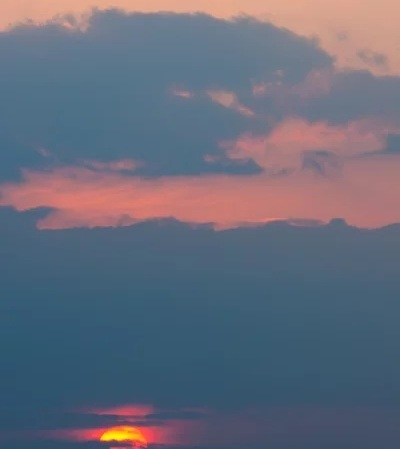
%> input picture Matlab/Figure/Color/色卡生成器/test.jpg, 400 x 449 px
$ octave --eval "demo;"   (GNU Octave 9; MATLAB toolbox functions it lacks are replaced by stand-ins)
%> lines starting %> are read from the running program, lines starting %| are printed output that depends on the picture
function demo
oriPic=imread('test.jpg');
%> oriPic is the input picture: size 449x400x3 uint8; mean R, G, B 102.3, 107.3, 123.4
colorNum=8;


Rchannel=oriPic(:,:,1);
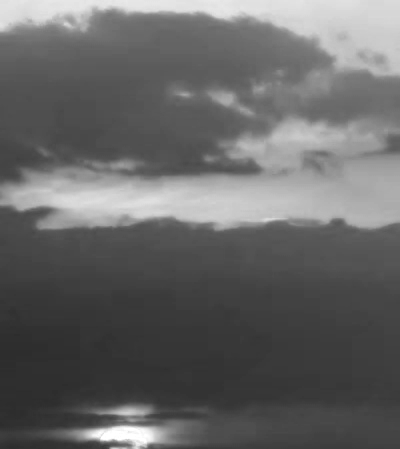
%> Rchannel: size 449x400 uint8; min 44, max 255, mean 102.3
Gchannel=oriPic(:,:,2);
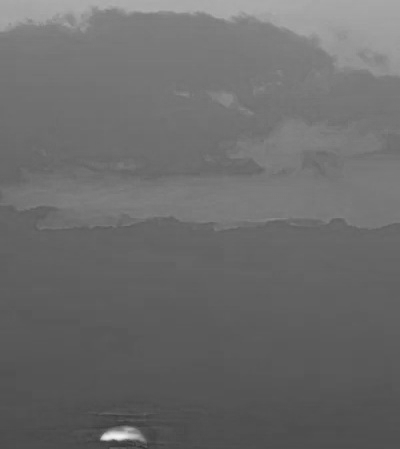
%> Gchannel: size 449x400 uint8; min 48, max 245, mean 107.3
Bchannel=oriPic(:,:,3);
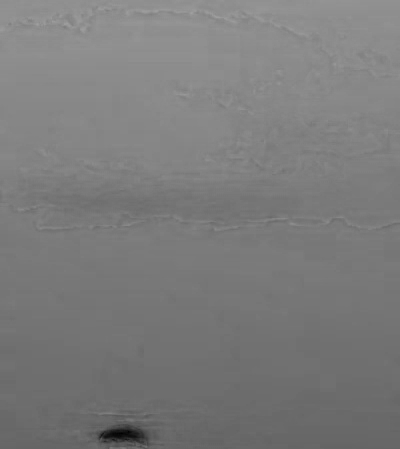
%> Bchannel: size 449x400 uint8; min 0, max 160, mean 123.4
RGBList=double([Rchannel(:),Gchannel(:),Bchannel(:)]);
[index,C]=kmeans(RGBList,colorNum,'Distance','sqeuclidean','MaxIter',1000,'Display','iter');
%> C = [59.07 87.57 111.7; 80.43 103.7 125.6; 200.9 118.9 115.8; 212.9 161.9 143.1; 133 115.4 129.6; 169.4 123.1 126.9; 101.9 119.2 138.4; 249.5 167.6 35.4]

hold on
grid on
STR=[];
C=round(C);
%> C = [59 88 112; 80 104 126; 201 119 116; 213 162 143; 133 115 130; 169 123 127; 102 119 138; 249 168 35]
for i=1:colorNum
    scatter3(RGBList(index==i,1),RGBList(index==i,2),RGBList(index==i,3),...
        'filled','CData',C(i,:)./255);
    STR{i}=[num2str(C(i,1)),' ',num2str(C(i,2)),' ',num2str(C(i,3))];
end
%> after the loop, STR = {'59 88 112', '80 104 126', '201 119 116', '213 162 143', '133 115 130', '169 123 127', '102 119 138', '249 168 35'}
%> `demo;`:
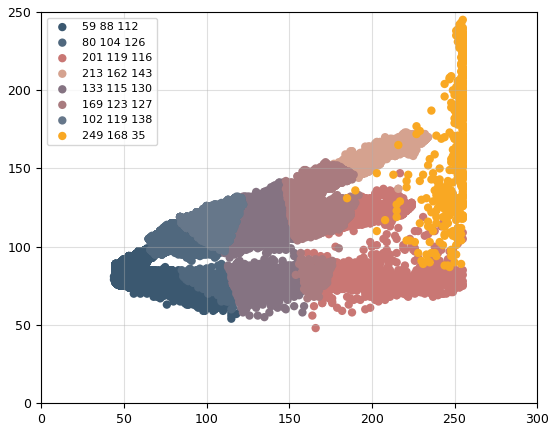
%> figure redrawn from the program's plot data
legend(STR,'Color',[0.9412    0.9412    0.9412],'FontName','Cambria','LineWidth',0.8,'FontSize',11)

ax=gca;
ax.GridLineStyle='--';
ax.LineWidth = 1.2;

ax.XLabel.String='R channel';
ax.XLabel.FontSize=13;
ax.XLabel.FontName='Cambria';

ax.YLabel.String='G channel';
ax.YLabel.FontSize=13;
ax.YLabel.FontName='Cambria';

ax.ZLabel.String='B channel';
ax.ZLabel.FontSize=13;
ax.ZLabel.FontName='Cambria';

end
